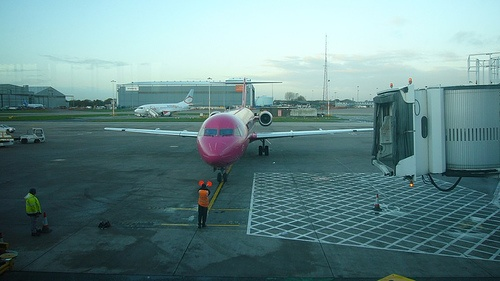
#> input picture roi.test/testdata/000032.jpg, 500 x 281 px
$ python plot.py
#> lines starting #> are read from the running program, lines starting #| are printed output that depends on the picture
import matplotlib.pyplot as plt
import matplotlib.image as mpimg
import cv2 as cv
import numpy as np

# img1 = './liang.jpg'
img1 = './testdata/000032.jpg'
img22 = './stn_later0.jpg'
img33 = './stn_later1.jpg'
img44 = './stn_later2.jpg'
img55 = './stn_later3.jpg'
img2 = './roi_pool_later0.jpg'
img3 = './roi_pool_later1.jpg'
img4 = './roi_pool_later2.jpg'
img5 = './roi_pool_later3.jpg'

img1_data = cv.imread(img1)
#> img1_data is the input picture: shape (281, 500, 3); mean B, G, R 136.9, 135.5, 102
img2_data = cv.imread(img2)
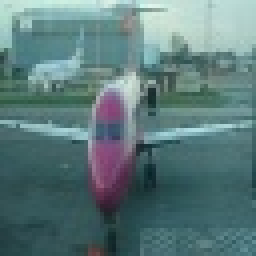
#> input picture roi.test/imgs/roi_pool_later0.jpg, 64 x 64 px, found by its file name (shown 4 times larger)
#> img2_data is the input picture: shape (64, 64, 3); mean B, G, R 123, 122.1, 92
img3_data = cv.imread(img3)
img4_data = cv.imread(img4)
img5_data = cv.imread(img5)
img22_data = cv.imread(img22)
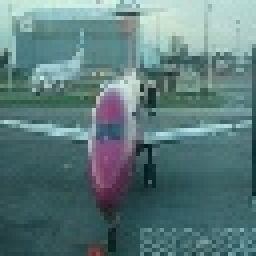
#> input picture roi.test/imgs/stn_later0.jpg, 64 x 64 px, found by its file name (shown 4 times larger)
#> img22_data is the input picture: shape (64, 64, 3); mean B, G, R 123.2, 122.4, 92.4
img33_data = cv.imread(img33)
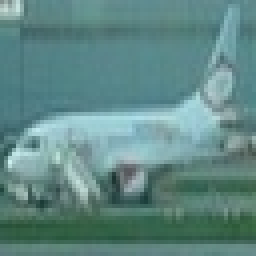
#> input picture roi.test/imgs/stn_later1.jpg, 64 x 64 px, found by its file name (shown 4 times larger)
#> img33_data is the input picture: shape (64, 64, 3); mean B, G, R 133.3, 136.3, 96.1
img44_data = cv.imread(img44)
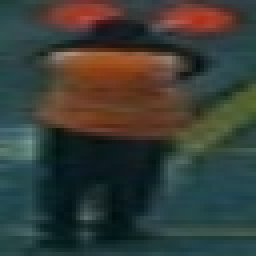
#> input picture roi.test/imgs/stn_later2.jpg, 64 x 64 px, found by its file name (shown 4 times larger)
#> img44_data is the input picture: shape (64, 64, 3); mean B, G, R 55.2, 61, 56.5
img55_data = cv.imread(img55)
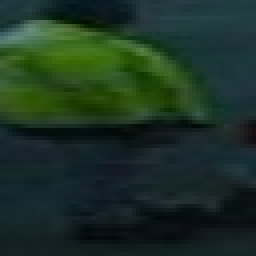
#> input picture roi.test/imgs/stn_later3.jpg, 64 x 64 px, found by its file name (shown 4 times larger)
#> img55_data is the input picture: shape (64, 64, 3); mean B, G, R 37.1, 49.8, 28

gt_boxes = np.array([[104, 78, 375, 183],\
                    [133, 88, 197, 123],\
                    [195, 180, 213, 229],\
                    [26, 189, 44, 238]])
gt_boxes = gt_boxes[np.newaxis, :]

plt.subplot(521)
plt.imshow(img1_data)
plt.axis('off')
# box = gt_boxes[0][0]
for box in gt_boxes[0]:
    plt.gca().add_patch(plt.Rectangle((box[0], box[1]), box[2]-box[0], box[3]-box[1],\
                                    fill=False, edgecolor='r', linewidth=3))
# plt.show()

# plt.subplot(321)
# plt.imshow(img1_data)
plt.subplot(523)
plt.imshow(img2_data)
plt.axis('off')
plt.subplot(524)
#> (the run stopped early here; a loop or call above may not have finished)
